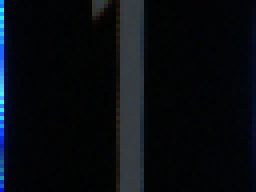
#> input picture dataset/1/0432.png, 64 x 48 px, found by its file name (shown 4 times larger); its folder holds 4 pictures in this run
$ python ' data_augmentation.py'
#> lines starting #> are read from the running program, lines starting #| are printed output that depends on the picture
import os
import random
import cv2
import numpy as np
from tqdm import tqdm

class ImageAugmentor:
    def __init__(self, train_dir):
        self.train_dir = train_dir
        self.classes = ['1', '2', '3', '4', '5', 'base', 'sb']

    def rotate_image(self, image, angle):
        """旋转图像"""
        center = (image.shape[1] // 2, image.shape[0] // 2)
        matrix = cv2.getRotationMatrix2D(center, angle, 1.0)
        rotated = cv2.warpAffine(image, matrix, (image.shape[1], image.shape[0]))
        return rotated

    def adjust_brightness(self, image, factor):
        """调整亮度"""
        hsv = cv2.cvtColor(image, cv2.COLOR_BGR2HSV)
        hsv = hsv.astype(np.float32)
        hsv[:,:,2] = hsv[:,:,2] * factor
        hsv[:,:,2] = np.clip(hsv[:,:,2], 0, 255)
        hsv = hsv.astype(np.uint8)
        return cv2.cvtColor(hsv, cv2.COLOR_HSV2BGR)

    def add_gaussian_noise(self, image, mean=0, sigma=25):
        """添加高斯噪声"""
        noise = np.random.normal(mean, sigma, image.shape)
        noisy_image = image + noise
        return np.clip(noisy_image, 0, 255).astype(np.uint8)

    def gaussian_blur(self, image, kernel_size=3):
        """高斯模糊"""
        return cv2.GaussianBlur(image, (kernel_size, kernel_size), 0)

    def random_crop(self, image, crop_percent=0.9):
        """随机裁剪后resize回原始大小"""
        height, width = image.shape[:2]
        crop_height = int(height * crop_percent)
        crop_width = int(width * crop_percent)

        y = random.randint(0, height - crop_height)
        x = random.randint(0, width - crop_width)

        cropped = image[y:y+crop_height, x:x+crop_width]
        return cv2.resize(cropped, (width, height))

    def apply_augmentation(self, image):
        """应用随机增强"""
        augmented = image.copy()

        # 随机选择1-3种增强方法组合
        num_augmentations = random.randint(1, 3)
        augmentation_methods = random.sample([
            lambda img: self.rotate_image(img, random.uniform(-15, 15)),
            lambda img: self.adjust_brightness(img, random.uniform(0.7, 1.3)),
            lambda img: self.add_gaussian_noise(img),
            lambda img: self.gaussian_blur(img),
            lambda img: self.random_crop(img)
        ], num_augmentations)

        for method in augmentation_methods:
            augmented = method(augmented)

        return augmented

    def augment_dataset(self, samples_per_class=200):
        """对每个类别进行图像增强"""
#> called with samples_per_class = 200
        for class_name in self.classes:
            class_dir = os.path.join(self.train_dir, class_name)

            # 获取所有图片文件
            image_files = [f for f in os.listdir(class_dir) if f.endswith('.png')]

            # 找到最大编号
            max_number = max([int(f.split('.')[0]) for f in image_files])
            next_number = max_number + 1

            # 随机选择图片进行增强
            selected_files = random.sample(image_files, min(samples_per_class, len(image_files)))

            print(f"正在处理类别 {class_name}")
            for file_name in tqdm(selected_files):
                # 读取原始图片
                image_path = os.path.join(class_dir, file_name)
                original = cv2.imread(image_path)
#> original is the input picture: shape (48, 64, 3); mean B, G, R 15.4, 11.2, 7.9

                if original is None:
                    print(f"无法读取图片: {image_path}")
                    continue

                # 应用增强
                augmented = self.apply_augmentation(original)
#> the loop in apply_augmentation, `for method in augmentation_methods:` made 3 passes
#> pass 1, in apply_augmentation, `augmented = method(augmented)`:
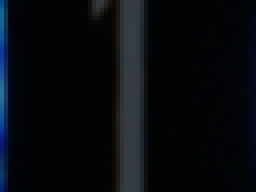
#> augmented: shape (48, 64, 3) (shown 4 times larger); mean B, G, R 14.7, 10.7, 7.8
#> pass 2, in random_crop, `cropped = image[y:y+crop_height, x:x+crop_width]`:
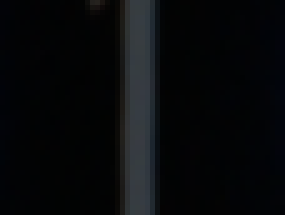
#> cropped: shape (43, 57, 3) (shown 5 times larger); mean B, G, R 11, 9.4, 7.8

                # 保存增强后的图片
                new_file_name = f"{next_number:04d}.png"
                output_path = os.path.join(class_dir, new_file_name)
                cv2.imwrite(output_path, augmented)

                next_number += 1

def main():
    # 设置训练数据目录
    train_dir = "dataset/train"  # 请修改为你的实际路径

    # 创建增强器并处理数据集
    augmentor = ImageAugmentor(train_dir)
    augmentor.augment_dataset(200)

if __name__ == "__main__":
#> (the run stopped early here; a loop or call above may not have finished)
